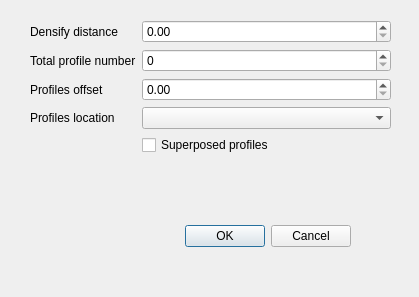
<?xml version="1.0" encoding="UTF-8"?>
<ui version="4.0">
 <class>Dialog</class>
 <widget class="QDialog" name="Dialog">
  <property name="geometry">
   <rect>
    <x>0</x>
    <y>0</y>
    <width>419</width>
    <height>297</height>
   </rect>
  </property>
  <property name="windowTitle">
   <string>Dialog</string>
  </property>
  <widget class="QDialogButtonBox" name="buttonBox">
   <property name="geometry">
    <rect>
     <x>40</x>
     <y>220</y>
     <width>311</width>
     <height>32</height>
    </rect>
   </property>
   <property name="orientation">
    <enum>Qt::Horizontal</enum>
   </property>
   <property name="standardButtons">
    <set>QDialogButtonBox::Cancel|QDialogButtonBox::Ok</set>
   </property>
  </widget>
  <widget class="QWidget" name="formLayoutWidget">
   <property name="geometry">
    <rect>
     <x>30</x>
     <y>20</y>
     <width>361</width>
     <height>161</height>
    </rect>
   </property>
   <layout class="QFormLayout" name="formLayout">
    <item row="0" column="0">
     <widget class="QLabel" name="densifyDistanceLabel">
      <property name="text">
       <string>Densify distance</string>
      </property>
     </widget>
    </item>
    <item row="0" column="1">
     <widget class="QDoubleSpinBox" name="densifyDistanceDoubleSpinBox"/>
    </item>
    <item row="1" column="0">
     <widget class="QLabel" name="numberOfProfilesLabel">
      <property name="text">
       <string>Total profile number</string>
      </property>
     </widget>
    </item>
    <item row="1" column="1">
     <widget class="QSpinBox" name="numberOfProfilesSpinBox"/>
    </item>
    <item row="2" column="0">
     <widget class="QLabel" name="profilesOffsetLabel">
      <property name="text">
       <string>Profiles offset</string>
      </property>
     </widget>
    </item>
    <item row="2" column="1">
     <widget class="QDoubleSpinBox" name="profilesOffsetDoubleSpinBox">
      <property name="maximum">
       <double>100000.000000000000000</double>
      </property>
     </widget>
    </item>
    <item row="3" column="0">
     <widget class="QLabel" name="profilesLocationLabel">
      <property name="text">
       <string>Profiles location</string>
      </property>
     </widget>
    </item>
    <item row="3" column="1">
     <widget class="QComboBox" name="profilesLocationComboBox"/>
    </item>
    <item row="4" column="1">
     <widget class="QCheckBox" name="superposedProfilesCheckBox">
      <property name="text">
       <string>Superposed profiles</string>
      </property>
     </widget>
    </item>
   </layout>
  </widget>
 </widget>
 <resources/>
 <connections>
  <connection>
   <sender>buttonBox</sender>
   <signal>accepted()</signal>
   <receiver>Dialog</receiver>
   <slot>accept()</slot>
   <hints>
    <hint type="sourcelabel">
     <x>248</x>
     <y>254</y>
    </hint>
    <hint type="destinationlabel">
     <x>157</x>
     <y>274</y>
    </hint>
   </hints>
  </connection>
  <connection>
   <sender>buttonBox</sender>
   <signal>rejected()</signal>
   <receiver>Dialog</receiver>
   <slot>reject()</slot>
   <hints>
    <hint type="sourcelabel">
     <x>316</x>
     <y>260</y>
    </hint>
    <hint type="destinationlabel">
     <x>286</x>
     <y>274</y>
    </hint>
   </hints>
  </connection>
 </connections>
</ui>
